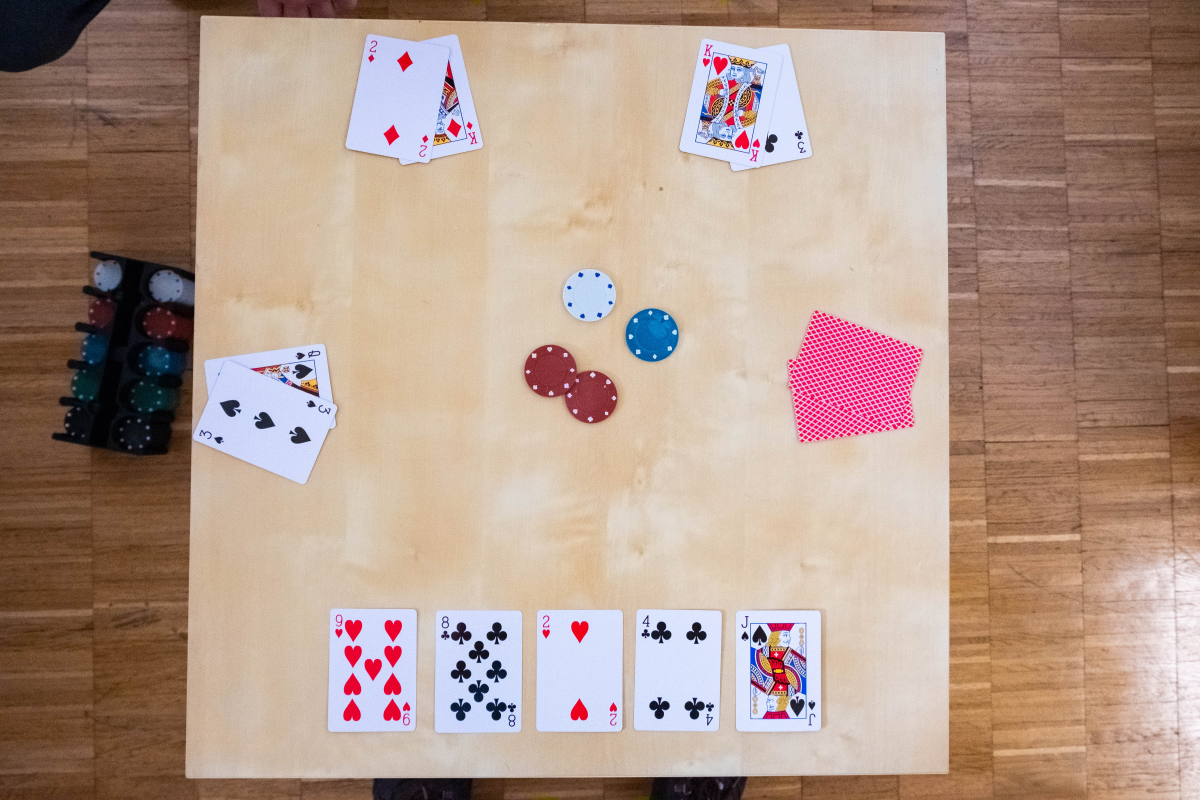
#> input picture data/train/train_01.jpg, 6000 x 4000 px (shown at 1/5 size)
$ jupyter execute --allow-errors project.ipynb   (shell and % lines are left out)
#> lines starting #> are read from the running program, lines starting #| are printed output that depends on the picture; after the words box and inside, x2 and y2 are one past the last pixel; in counts of white or black regions, pixels touching at a corner belong together
[cell 1]
import PIL.Image
import matplotlib.pyplot as plt
import skimage.io
import numpy as np
from typing import Union
from glob import glob
import pandas as pd
import os
from treys import card
import cv2
from termcolor import colored
import heapq
from utils import eval_listof_games , debug_listof_games, save_results , load_results
import math
from matplotlib.patches import Rectangle
import skimage.exposure as e

# [IAPR][iapr]: Project

**Group ID:** xx

**Author 1 (sciper):** Student Name 1 (xxxxx)
**Author 2 (sciper):** Student Name 2 (xxxxx)
**Author 3 (sciper):** Student Name 3 (xxxxx)

**Release date:** 29.04.2022

## Important notes

The assignments are designed to teach practical implementation of the topics presented during class as well as preparation for the final project, which is a practical project which ties together the topics of the course.

As such, in the lab assignments/final project, unless otherwise specified, you may, if you choose, use external functions from image processing/ML libraries like opencv and sklearn as long as there is sufficient explanation in the lab report. For example, you do not need to implement your own edge detector, etc.

**! Before handling back the notebook !** rerun the notebook from scratch `Kernel` > `Restart & Run All`

[iapr]: https://github.com/LTS5/iapr

---
## 0. Introduction

An anonymous card player that we will name Bartick Pruel is willing to improve his poker skills. To do so, he asked our lab to design a tool that will automatically detect the hands of the players around the table.

---

## 1. Data

To achieve your task, you will be given images that look like this (without the overlay)

### 1.1. Table layout

The table is divided into 3 main parts:
* **Table cards (T1-T5)**: These cards are shared by every player. They are defined as the flop (T1-T3), the turn (T4) and the river (T5). The table cards are *always* visible.
* **Player cards (P11-P42)**: The cards played by each player (4 pairs). Each player *always* has 2 cards in hand. When a player is not playing, you can see the back of the cards (ex: player 3 here).
* **Chips**: The chips at the center of the table are named the pot.

### 1.2. Cards & Chips

The cards deck are composed of 52 cards split into 4 different colors: (D)imanond, (H)eart, (S)pade, (C)lub. Each color is composed of 13 different cards: 2, 3, 4, 5, 6, 7, 8, 9, 10, (J)ack, (Q)ueen, (K)ing and (A)ce.

Th chips can be of 5 different colors: (r)ed, (g)reen, (b)lue, blac(k) or (w)hite.

### 1.3 Structure

You can download the data for the project here: [download data](https://drive.google.com/file/d/1d7rOe88kEK1CEaLvYgNZkxrtKImLVC9X/view)

```
data
│
└─── image_setup
│    │    back_cards.jpg      # Back of the cards (either blue or red)
│    │    chips.jpg           # Set of chips used (red, green, blue, black, white)
│    │    kings.jpg           # Kings from the 4 colors (diamond, heart, spade, club)
│    │    spades_suits.jpg    # All cards of spades (2 - 10, Jack, Queen, King, Ace)
│    │    table.jpg           # Empty table
│    └─── ultimate_test.jpg   # If it works on that image, you would probably end up with a good score
│
└─── train
│    │    train_00.jpg        # Train image 00
│    │    ...
│    │    train_27.jpg        # Train image 27
│    └─── train_labels.csv    # Ground truth of the train set
│
└─── test
     │    test_00.jpg         # Test image 00 (day of the exam only)
     │    ...
     └─── test_xx             # Test image xx (day of the exam only)
```

---

## 2. Tasks

Your task is to predict the following parameters for a set of images.

* **T1** (str): String code of the first card of the flop (far left)
* **T2** (str): String code of the second card of the flop
* **T3** (str): String code of the third card of the flop
* **T4** (str): String code of the turn
* **T5** (str): String code of the river

* **P11** (str or int): String code of player 1 card 1. Should be 0 if player 1 is not Playing.
* **P12** (str or int): String code of player 1 card 2. Should be 0 if player 1 is not Playing.
* **P21** (str or int): String code of player 2 card 1. Should be 0 if player 2 is not Playing.
* **P22** (str or int): String code of player 2 card 2. Should be 0 if player 2 is not Playing.
* **P31** (str or int): String code of player 3 card 1. Should be 0 if player 3 is not Playing.
* **P32** (str or int): String code of player 3 card 2. Should be 0 if player 3 is not Playing.
* **P41** (str or int): String code of player 4 card 1. Should be 0 if player 4 is not Playing.
* **P42** (str or int): String code of player 4 card 2. Should be 0 if player 5 is not Playing.

* **CR** (int): Number of (r)ed chips in the pot
* **CG** (int): Number of (g)reen chips in the pot
* **CB** (int): Number of (b)lue chips in the pot
* **CK** (int): Number of blac(k) chips in the pot
* **CW** (int): Number of (w)hite chips in the pot

The output is saved using the function **save_results** as presented below.

---
## 3. Evaluation

**Before the exam**
   - Create a zipped folder named **groupid_xx.zip** that you upload on moodle (xx being your group number).
   - Include a **runnable** code (Jupyter Notebook and external files) and your presentation in the zip folder.

**The day of the exam**
   - You will be given a **new folder** with few images, but **no ground truth** (csv file).
   - We will ask you to run your pipeline in **real time** and to send us your prediction of the task you obtain with the provided function **save_results**.
   - On our side, we will compute the performance of your classification algorithm.
   - To evaluate your method, we will use the **evaluate_game** function presented below. To understand how the provided functions work, please read the documentation of the functions in **utils.py**.
   - **Please make sure your function returns the proper data format to avoid points penalty on the day of the exam**.
---

## 4. Your code

[cell 2]
def plot(im):
    ## add some whithe pixels above and below the make the table more recognizable in case of decentered picutres
    im = np.vstack([np.zeros((100,6000,3)), im, np.zeros((100,6000,3))])
    im = im.astype(np.uint8)

    width = im.shape[1]
    height = im.shape[0]

    # go to gray color and apply a gaussian blur filter
    img_gray = cv2.cvtColor(im, cv2.COLOR_BGR2GRAY)
    img_gray = cv2.GaussianBlur(img_gray, (21, 21), 1)

    # obtain a binary image
    ret, thresh = cv2.threshold(img_gray, 170, 255, cv2.THRESH_BINARY + cv2.THRESH_OTSU)

    # define the filter that will be used for opening, dialtion and erosion
    kernelop = np.ones((80,80),np.uint8)
    kerneldil = np.ones((90,90),np.uint8)
    kernelder = np.ones((30,30),np.uint8)

    # apply opening, dialtion and erosion
    image = cv2.morphologyEx(thresh, cv2.MORPH_OPEN, kernelop)
    image = cv2.dilate(image,kerneldil,iterations = 1)
    image = cv2.erode(image ,kernelder,iterations = 5)
    edges = cv2.Canny(image, 50, 150, apertureSize=3)

    # find the contours and select that one which has points that are both in the lowoer left and upper right corners, it
    # will be the table's contour
    contours, hierarchy = cv2.findContours(edges, cv2.RETR_TREE, cv2.CHAIN_APPROX_SIMPLE)
    for i in range(len(contours)):
        current_contour = contours[i]
        current_contour = current_contour.reshape(len(current_contour), 2)
        if (np.any([j[0]>(width*2/3) and j[1]<(height/4) for j in current_contour]) and np.any([j[0]<(width/3) and j[1]>(height*3/4) for j in current_contour])):

            max_c = i
            break

    # apply convex hull
    hull = cv2.convexHull(contours[max_c])

    return hull, edges, contours

[cell 3]
# function to select from an array of points delimiting a shape, those corresponding to the corners
def corners(lis, im):
    height = im.shape[0]
    width = im.shape[1]
    n = len(lis)
    corners = []
    if np.abs(lis[0][0][1] - lis[1][0][0]) > np.abs(lis[0][0][1] - lis[1][0][0]):
        old_axis = "x"
    else:
        old_axis = "y"
    for i in range(len(lis)+1):
        if np.abs(lis[(i+1)%n][0][0] - lis[i%n][0][0]) > np.abs(lis[(i+1)%n][0][1] - lis[i%n][0][1]):
            current_axis = "x"
        else:
            current_axis = "y"
        if current_axis != old_axis:
            old_axis = current_axis
            corners.append(lis[i%n][0][:])
            continue
    corners = np.array(corners)

    while len(corners)>4:

        right = list(map(lambda x: x[0] > width//2, corners))
        if len(np.array(corners)[right]) != 2:
            rem = np.argmin([x[0] for x in np.array(corners)[right]])
            corners = np.delete(corners, rem, axis = 0)

        left = list(map(lambda x: x[0] <= width//2, corners))
        if len(np.array(corners)[left]) != 2:
            rem = np.argmax([x[0] for x in np.array(corners)[left]])
            corners = np.delete(corners, rem, axis = 0)

        up = list(map(lambda x: x[1] > height//2, corners))
        if len(np.array(corners)[up]) != 2:
            rem = np.argmin([x[1] for x in np.array(corners)[up]])
            corners = np.delete(corners, rem, axis = 0)

        down = list(map(lambda x: x[1] <= height//2, corners))
        if len(np.array(corners)[down]) != 2:
            rem = np.argmax([x[1] for x in np.array(corners)[down]])
            corners = np.delete(corners, rem, axis = 0)

    return corners

[cell 4]
def cyclic_intersection_pts(pts):
#    Sorts 4 points in clockwise direction to enable the rest of the code to stretch the correct dimensions"
    if pts.shape[0] != 4:
        return None

    # Calculate the center
    center = np.mean(pts, axis=0)

    # Sort the points in clockwise
    cyclic_pts = [
        pts[np.where(np.logical_and(pts[:, 0] < center[0], pts[:, 1] < center[1]))[0][0], :], # Top-left
        pts[np.where(np.logical_and(pts[:, 0] > center[0], pts[:, 1] < center[1]))[0][0], :], # Top-right
        pts[np.where(np.logical_and(pts[:, 0] > center[0], pts[:, 1] > center[1]))[0][0], :], # Bottom-Right
        pts[np.where(np.logical_and(pts[:, 0] < center[0], pts[:, 1] > center[1]))[0][0], :]  # Bottom-Left
    ]

    return np.array(cyclic_pts)

[cell 5]
def deskew(im, calibration = False):
    # open the image
#     im = skimage.io.imread(file)
#     color = cv2.imread(file, cv2.IMREAD_COLOR)
    if calibration:
        file2 = os.path.join("data/train/train_21.jpg")
        im2 = skimage.io.imread(file2)
        newimage = e.match_histograms(im, im2, channel_axis=-1)
        im = newimage
    try:
        hull, edges, contours = plot(im)
        corn = corners(hull, im) - np.tile(np.array([0,100]), (4, 1))
        intersect_pts = cyclic_intersection_pts(corn)

        width = 4000
        # List the output points in the same order as input
        # Top-left, top-right, bottom-right, bottom-left
        dstPts = [[0, 0], [width, 0], [width, width], [0, width]]
        # Get the transform
        m = cv2.getPerspectiveTransform(np.float32(intersect_pts), np.float32(dstPts))
        # Transform the image
        out = cv2.warpPerspective(im, m, (int(width), int(width))) #substitute color to im to save pics
        #return deskewd img
    except IndexError:
        try:
            out = deskew(im, calibration = True)
        except:
            out = im[200:3800,1200:4800,:]
    return out

[cell 6]
def area_partition(out, default = False, reference = None):
    if default:
        ref = reference

    else:
        ref = out
    k = 4

    sides_rat = 1/k
    cent_rat = 1/(k - 2)
    size = ref.shape[0]

    half = size//2
    beg = round(sides_rat*size)
    end = round((1-sides_rat)*size)
    mid = round(cent_rat*size)

    pl1 = np.rot90(out[beg:end,end:,:], k=3, axes=(0, 1))
    pl2 = np.rot90(out[:beg,half:,:], k=2, axes=(0, 1))
    pl3 = np.rot90(out[:beg,:half,:], k=2, axes=(0, 1))
    pl4 = np.rot90(out[beg:end,:beg,:], k=1, axes=(0, 1))
    table = out[end:,:,:]
    fiches = out[beg:end,beg:end,:]

    return pl1, pl2, pl3, pl4, table, fiches

[cell 7]
path_data = "data/train"
img_name = "train_"

# test cut sections
n = 28
k = 4
rows = math.ceil(n/4)
fig, axs = plt.subplots(rows, 4 ,figsize=(20,5*rows))

#> (the rest of this cell did not finish here and is left out)

[cell 8]
path_data = "data/image_setup"
#> path_data = 'data/image_setup'
path_save = "data/output"
img_name = "ultimate_test"

file = os.path.join(path_data, img_name+".jpg")
#> (the rest of this cell did not finish here and is left out)

[cell 9]
path_data = "data/train"
#> path_data = 'data/train'
path_save = "data/output"
img_name = "train_01"

file = os.path.join(path_data, img_name+".jpg")
im = skimage.io.imread(file)
#> im is the input picture: shape (4000, 6000, 3); mean R, G, B 177.9, 152.7, 139.4

out = deskew(im)
#> in plot, `img_gray = cv2.cvtColor(im, cv2.COLOR_BGR2GRAY)`:
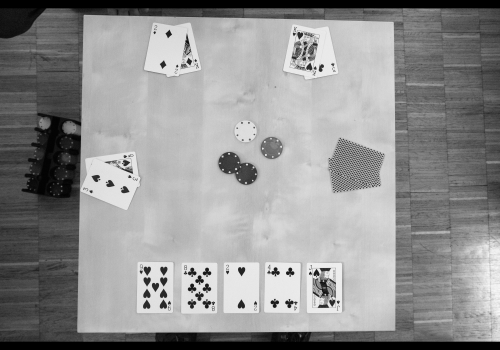
#> img_gray: shape (4200, 6000) (shown at 1/12 size); min 0, max 255, mean 144.3
#> in plot, `ret, thresh = cv2.threshold(img_gray, 170, 255, cv2.THRESH_BINARY + cv..`:
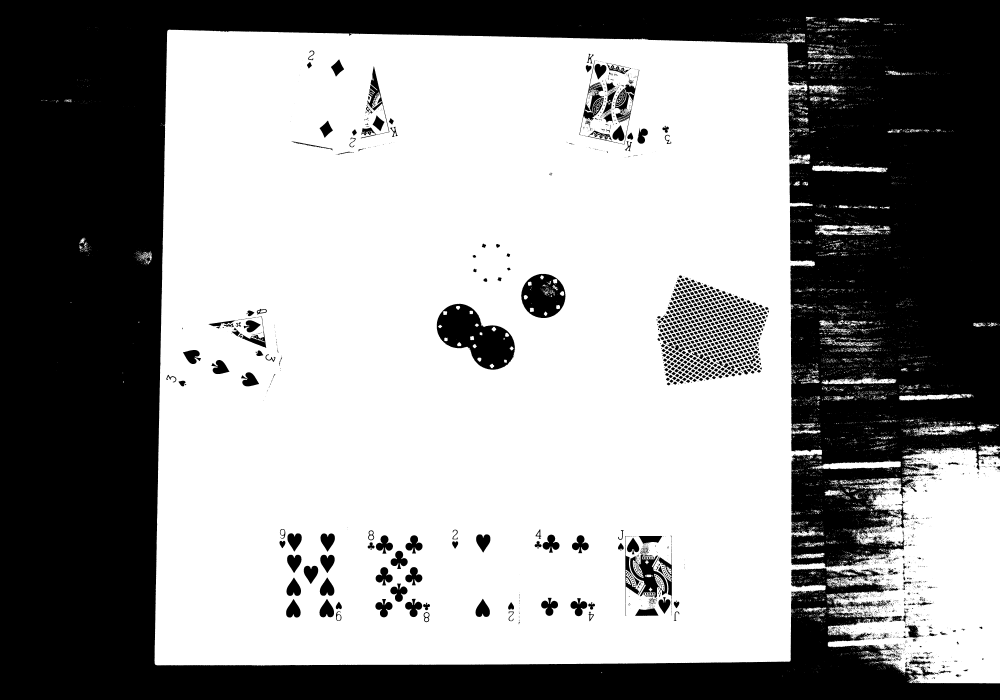
#> thresh: shape (4200, 6000) (shown at 1/6 size); 58.9% white; 5381 black regions (4177 under 20 px), largest, box (x1, y1, x2, y2) and area: (0, 0, 6000, 4200) 9645711, (2621, 1823, 3092, 2218) 103166, (3127, 1643, 3393, 1908) 49420
#> in plot, `ret, thresh = cv2.threshold(img_gray, 170, 255, cv2.THRESH_BINARY + cv..`: ret = 133
#> in plot, `edges = cv2.Canny(image, 50, 150, apertureSize=3)`:
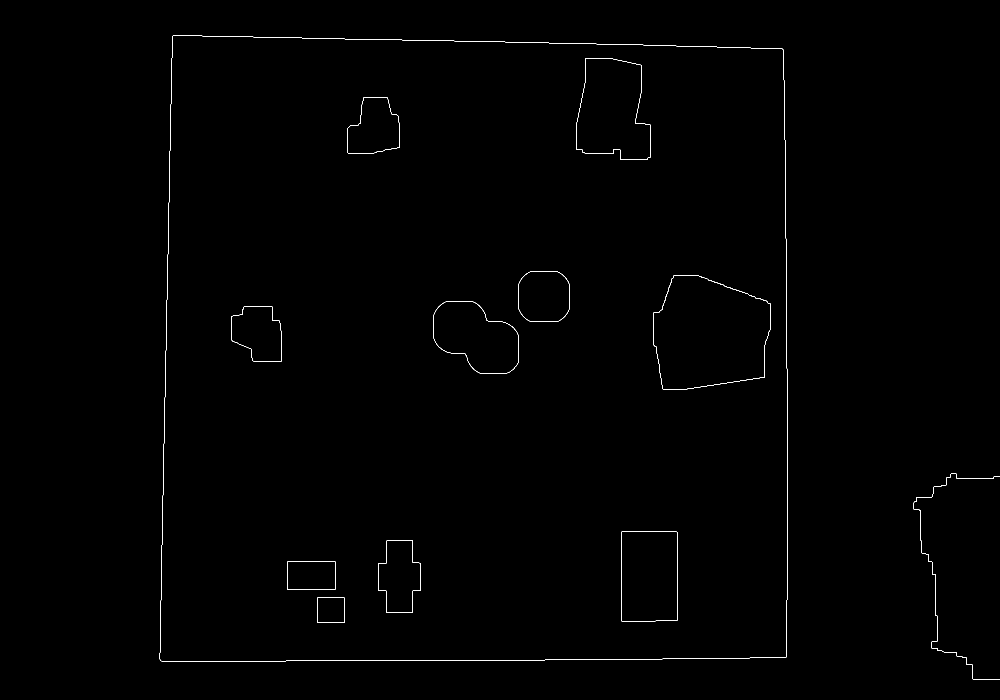
#> edges: shape (4200, 6000) (shown at 1/6 size); 0.13% white in thin lines or dots, all inside (x1, y1, x2, y2) = (959, 211, 6000, 4076)
#> in plot, `contours, hierarchy = cv2.findContours(edges, cv2.RETR_TREE, cv2.CHAIN..`: contours = 23 contours, 1 with area under 20; largest, box (x1, y1, x2, y2) and area: (959, 211, 4724, 3967) 13806976, (959, 211, 4724, 3967) 13806966, (3921, 1653, 4621, 2335) 387794, (3921, 1653, 4621, 2335) 387696, (3457, 349, 3902, 959) 215474
#> the loop in plot, `for i in range(len(contours)):` made 2 passes
#> max_c on pass 2: 1
#> in plot, `hull = cv2.convexHull(contours[max_c])`: hull = contour of 49 points, box (x1, y1, x2, y2) (959, 211, 4724, 3967), area 13819658
#> in corners, `n = len(lis)`: n = 49
#> the loop in corners, `for i in range(len(lis)+1):` made 50 passes
#> after the loop in corners, `for i in range(len(lis)+1):`: corners = [[1076, 211], [4695, 293], [4717, 3943], [965, 3965], [1038, 213]]
#> the loop in corners, `while len(corners)>4: ` made 1 pass
#> (right, left, rem, up, down) on pass 1: ([False, True, True, False, False], [True, False, False, True, True], 0, [False, True, True, False], [True, False, False, True])
#> after the loop in corners, `while len(corners)>4:`: rem = 0
#> in deskew, `corn = corners(hull, im) - np.tile(np.array([0,100]), (4, 1))`: corn = [[4695, 193], [4717, 3843], [965, 3865], [1038, 113]]
#> in cyclic_intersection_pts, `center = np.mean(pts, axis=0)`: center = [2853.8, 2003.5]
#> in cyclic_intersection_pts, `cyclic_pts = [ pts[np.where(np.logical_and(pts[:, 0] < center[0], pts[..`: cyclic_pts = [[1038, 113], [4695, 193], [4717, 3843], [965, 3865]]
#> in deskew, `intersect_pts = cyclic_intersection_pts(corn)`: intersect_pts has the same summary as cyclic_pts in cyclic_intersection_pts
#> in deskew, `m = cv2.getPerspectiveTransform(np.float32(intersect_pts), np.float32(..`: m = [[1.06, 0.0206, -1098.8], [-0.0238, 1.09, -98.04], [-7.49e-06, 6.77e-06, 1]]
pl1, pl2, pl3, pl4, table, fiches = area_partition(out)
#> in area_partition, `pl2 = np.rot90(out[:beg,half:,:], k=2, axes=(0, 1))`:
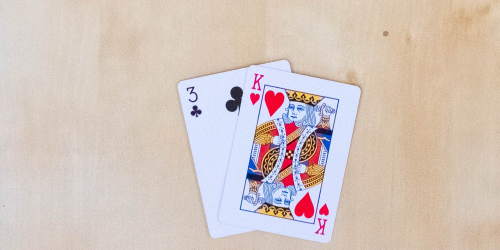
#> pl2: shape (1000, 2000, 3) (shown at 1/4 size); mean R, G, B 211.6, 196.9, 189.4
#> in area_partition, `pl4 = np.rot90(out[beg:end,:beg,:], k=1, axes=(0, 1))`:
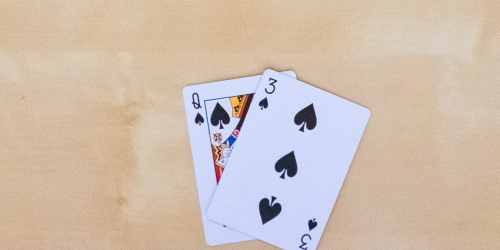
#> pl4: shape (1000, 2000, 3) (shown at 1/4 size); mean R, G, B 207.4, 190.4, 176.3
#> in area_partition, `table = out[end:,:,:]`:
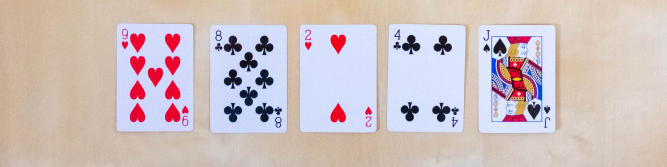
#> table: shape (1000, 4000, 3) (shown at 1/6 size); mean R, G, B 206, 191.9, 193
#> in area_partition, `fiches = out[beg:end,beg:end,:]`:
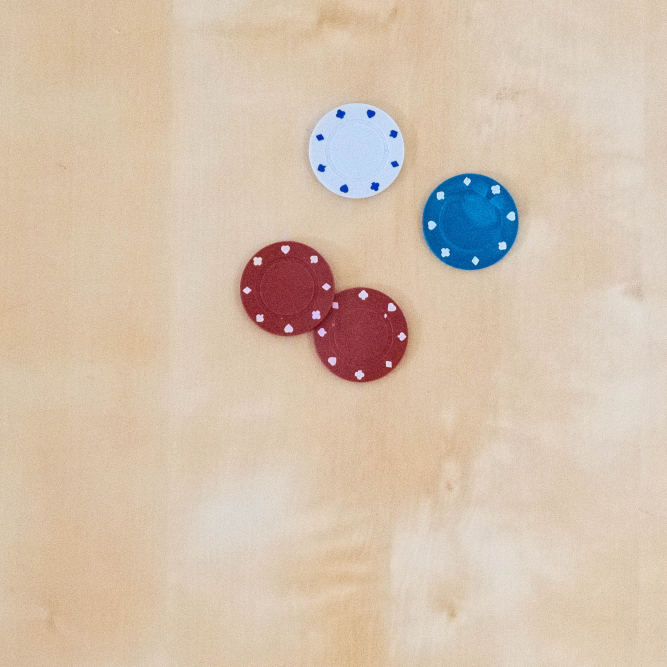
#> fiches: shape (2000, 2000, 3) (shown at 1/3 size); mean R, G, B 212.9, 193.7, 174.2
allplayers = [pl1, pl2, pl3, pl4, table, fiches]

#print images
fig, axs = plt.subplots(2, 3 ,figsize=(20,10))
for i in range(6):
    row = i//3
    col = i%3
    axs[row, col].imshow(allplayers[i])
